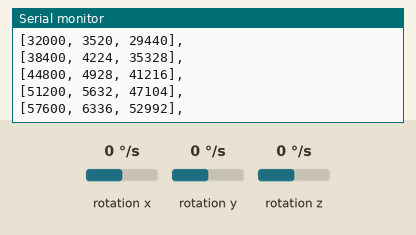
Bench run of a sketch on a simulated Arduino Uno, built with avr-gcc and run on an emulated ATmega328P. On the bench: the last lines printed to the serial monitor. Wiring (inferred from the names in the program): MPU-6050 motion sensor at I2C address 0x68. The inputs (shaded band) are chosen by the test bench; at power-on: rotation x 0 °/s, rotation y 0 °/s, rotation z 0 °/s.

Above: at 1.2 s.
1.3 s: rotation x set to -192 °/s
At 1.38 s:
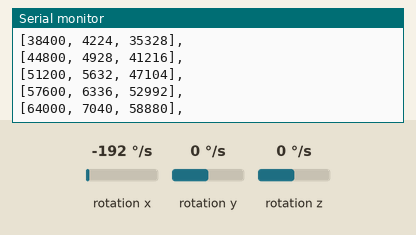
4.3 s: rotation y set to -192 °/s
At 4.41 s:
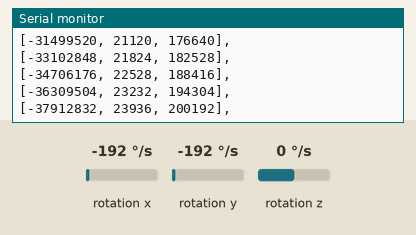
5.8 s: rotation z set to -192 °/s
At 5.8 s:
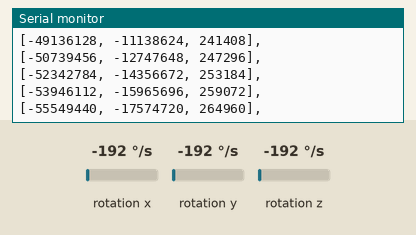
Timing chart, 0 to 8.8 s (numbered marks = the images above; inputs shaded):
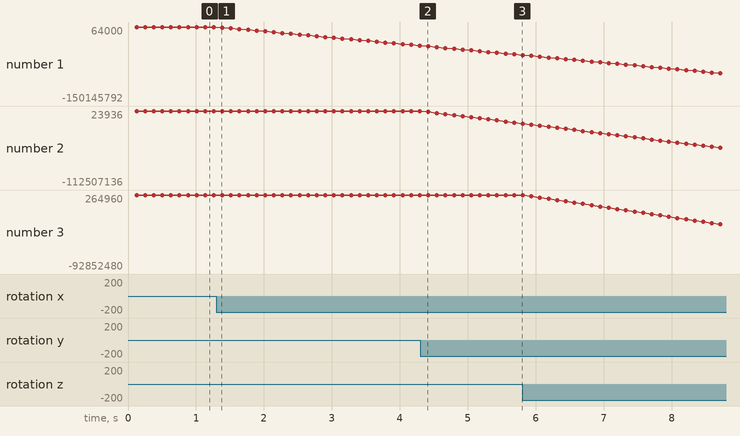

Measured:
- plotted number 1: 64000 → -37912832 after the input at 1.3 s
- plotted number 2: 7040 → 23936 after the input at 1.3 s, 23936 → -17574720 after the input at 4.3 s
- plotted number 3: 58880 → 200192 after the input at 1.3 s

The sketch:

MPU6050_full_rotation.ino
```cpp
#include<Wire.h>
const int MPU_addr = 0x68; // I2C address of the MPU-6050
int16_t GyX, GyY, GyZ;
void setup() {
  pinMode(4, INPUT);
  Wire.begin();
  Wire.beginTransmission(MPU_addr);
  Wire.write(0x6B);  // PWR_MGMT_1 register
  Wire.write(0);     // set to zero (wakes up the MPU-6050)
  Wire.endTransmission(true);
  Serial.begin(9600);
}
void update() {
  Wire.beginTransmission(MPU_addr);
  Wire.write(0x43);  // starting with register 0x3B (ACCEL_XOUT_H)
  Wire.endTransmission(false);
  Wire.requestFrom(MPU_addr, 6, true); // request a total of 14 registers
  GyX = (Wire.read() << 8 | Wire.read()) + 100; // 0x43 (GYRO_XOUT_H) & 0x44 (GYRO_XOUT_L)
  GyY = (Wire.read() << 8 | Wire.read()) + 11; // 0x45 (GYRO_YOUT_H) & 0x46 (GYRO_YOUT_L)
  GyZ = (Wire.read() << 8 | Wire.read()) + 92; // 0x47 (GYRO_ZOUT_H) & 0x48 (GYRO_ZOUT_L)
}

long sX = 0; long sY = 0; long sZ = 0;
void loop() {
  for (int i = 0; i < 64; i ++) {
    update();
    sX += GyX;
    sY += GyY;
    sZ += GyZ;
    delay(1);
  }
  Serial.print("[" + String(sX));
  Serial.print(", " + String(sY));
  Serial.println(", " + String(sZ) + "], ");
}
```
